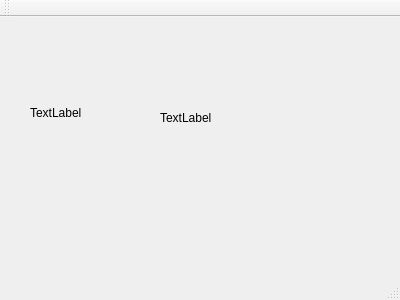
<?xml version="1.0" encoding="UTF-8"?>
<ui version="4.0">
 <class>MainWindow</class>
 <widget class="QMainWindow" name="MainWindow">
  <property name="geometry">
   <rect>
    <x>0</x>
    <y>0</y>
    <width>400</width>
    <height>300</height>
   </rect>
  </property>
  <property name="windowTitle">
   <string>MainWindow</string>
  </property>
  <widget class="QWidget" name="centralWidget">
   <widget class="QLabel" name="label">
    <property name="geometry">
     <rect>
      <x>160</x>
      <y>70</y>
      <width>131</width>
      <height>61</height>
     </rect>
    </property>
    <property name="text">
     <string>TextLabel</string>
    </property>
   </widget>
   <widget class="QLabel" name="label_2">
    <property name="geometry">
     <rect>
      <x>30</x>
      <y>70</y>
      <width>141</width>
      <height>51</height>
     </rect>
    </property>
    <property name="text">
     <string>TextLabel</string>
    </property>
   </widget>
  </widget>
  <widget class="QMenuBar" name="menuBar">
   <property name="geometry">
    <rect>
     <x>0</x>
     <y>0</y>
     <width>400</width>
     <height>26</height>
    </rect>
   </property>
  </widget>
  <widget class="QToolBar" name="mainToolBar">
   <attribute name="toolBarArea">
    <enum>TopToolBarArea</enum>
   </attribute>
   <attribute name="toolBarBreak">
    <bool>false</bool>
   </attribute>
  </widget>
  <widget class="QStatusBar" name="statusBar"/>
 </widget>
 <layoutdefault spacing="6" margin="11"/>
 <resources/>
 <connections/>
</ui>
